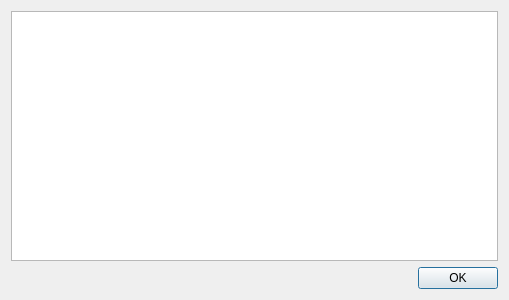
<?xml version="1.0" encoding="UTF-8"?>
<ui version="4.0">
 <class>aboutookjordialog</class>
 <widget class="QDialog" name="aboutookjordialog">
  <property name="geometry">
   <rect>
    <x>0</x>
    <y>0</y>
    <width>509</width>
    <height>300</height>
   </rect>
  </property>
  <property name="windowTitle">
   <string>About Ookjor</string>
  </property>
  <layout class="QVBoxLayout" name="verticalLayout">
   <item>
    <widget class="QTextBrowser" name="textBrowser">
     <property name="html">
      <string notr="true">&lt;!DOCTYPE HTML PUBLIC &quot;-//W3C//DTD HTML 4.0//EN&quot; &quot;http://www.w3.org/TR/REC-html40/strict.dtd&quot;&gt;
&lt;html&gt;&lt;head&gt;&lt;meta name=&quot;qrichtext&quot; content=&quot;1&quot; /&gt;&lt;style type=&quot;text/css&quot;&gt;
p, li { white-space: pre-wrap; }
&lt;/style&gt;&lt;/head&gt;&lt;body style=&quot; font-family:'Sans'; font-size:10pt; font-weight:400; font-style:normal;&quot;&gt;
&lt;p style=&quot;-qt-paragraph-type:empty; margin-top:0px; margin-bottom:0px; margin-left:0px; margin-right:0px; -qt-block-indent:0; text-indent:0px;&quot;&gt;&lt;/p&gt;&lt;/body&gt;&lt;/html&gt;</string>
     </property>
    </widget>
   </item>
   <item>
    <widget class="QDialogButtonBox" name="buttonBox">
     <property name="orientation">
      <enum>Qt::Horizontal</enum>
     </property>
     <property name="standardButtons">
      <set>QDialogButtonBox::Ok</set>
     </property>
    </widget>
   </item>
  </layout>
 </widget>
 <resources/>
 <connections>
  <connection>
   <sender>buttonBox</sender>
   <signal>accepted()</signal>
   <receiver>aboutookjordialog</receiver>
   <slot>accept()</slot>
   <hints>
    <hint type="sourcelabel">
     <x>248</x>
     <y>254</y>
    </hint>
    <hint type="destinationlabel">
     <x>157</x>
     <y>274</y>
    </hint>
   </hints>
  </connection>
  <connection>
   <sender>buttonBox</sender>
   <signal>rejected()</signal>
   <receiver>aboutookjordialog</receiver>
   <slot>reject()</slot>
   <hints>
    <hint type="sourcelabel">
     <x>316</x>
     <y>260</y>
    </hint>
    <hint type="destinationlabel">
     <x>286</x>
     <y>274</y>
    </hint>
   </hints>
  </connection>
 </connections>
</ui>
